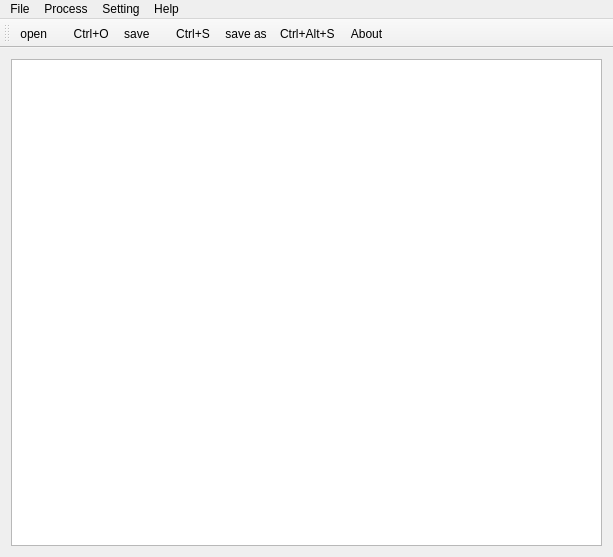
<?xml version="1.0" encoding="UTF-8"?>
<ui version="4.0">
 <class>MainWindow</class>
 <widget class="QMainWindow" name="MainWindow">
  <property name="geometry">
   <rect>
    <x>0</x>
    <y>0</y>
    <width>613</width>
    <height>557</height>
   </rect>
  </property>
  <property name="sizeIncrement">
   <size>
    <width>100</width>
    <height>100</height>
   </size>
  </property>
  <property name="baseSize">
   <size>
    <width>100</width>
    <height>100</height>
   </size>
  </property>
  <property name="cursor">
   <cursorShape>ArrowCursor</cursorShape>
  </property>
  <property name="focusPolicy">
   <enum>Qt::NoFocus</enum>
  </property>
  <property name="windowTitle">
   <string>PSP</string>
  </property>
  <property name="windowIcon">
   <iconset resource="resource.qrc">
    <normaloff>:/program_icon/image/app.png</normaloff>:/program_icon/image/app.png</iconset>
  </property>
  <property name="autoFillBackground">
   <bool>true</bool>
  </property>
  <widget class="QWidget" name="centralWidget">
   <property name="sizePolicy">
    <sizepolicy hsizetype="Fixed" vsizetype="Fixed">
     <horstretch>0</horstretch>
     <verstretch>0</verstretch>
    </sizepolicy>
   </property>
   <property name="minimumSize">
    <size>
     <width>613</width>
     <height>500</height>
    </size>
   </property>
   <layout class="QGridLayout" name="gridLayout">
    <item row="0" column="0">
     <widget class="QGraphicsView" name="ImageGraphicsView">
      <property name="cursor" stdset="0">
       <cursorShape>CrossCursor</cursorShape>
      </property>
     </widget>
    </item>
   </layout>
  </widget>
  <widget class="QMenuBar" name="menuBar">
   <property name="geometry">
    <rect>
     <x>0</x>
     <y>0</y>
     <width>613</width>
     <height>23</height>
    </rect>
   </property>
   <widget class="QMenu" name="menuFile">
    <property name="title">
     <string>File</string>
    </property>
    <addaction name="actionopen"/>
    <addaction name="actionsave"/>
    <addaction name="actionsave_as"/>
    <addaction name="actionexit"/>
   </widget>
   <widget class="QMenu" name="menuProcess">
    <property name="title">
     <string>Process</string>
    </property>
    <addaction name="actionSketch"/>
    <addaction name="actionCartoon"/>
    <addaction name="actionEvil"/>
   </widget>
   <widget class="QMenu" name="menuSetting">
    <property name="title">
     <string>Setting</string>
    </property>
    <widget class="QMenu" name="menuLanguage">
     <property name="title">
      <string>Language</string>
     </property>
     <addaction name="actionEnglish"/>
     <addaction name="actionChinese"/>
    </widget>
    <addaction name="menuLanguage"/>
   </widget>
   <widget class="QMenu" name="menuAbout">
    <property name="title">
     <string>Help</string>
    </property>
    <addaction name="actionAbout"/>
   </widget>
   <addaction name="menuFile"/>
   <addaction name="menuProcess"/>
   <addaction name="menuSetting"/>
   <addaction name="menuAbout"/>
  </widget>
  <widget class="QToolBar" name="mainToolBar">
   <attribute name="toolBarArea">
    <enum>TopToolBarArea</enum>
   </attribute>
   <attribute name="toolBarBreak">
    <bool>false</bool>
   </attribute>
   <addaction name="actionopen"/>
   <addaction name="actionsave"/>
   <addaction name="actionsave_as"/>
   <addaction name="actionAbout"/>
  </widget>
  <action name="actionopen">
   <property name="icon">
    <iconset resource="resource.qrc">
     <normaloff>:/menu_icon/image/file.png</normaloff>:/menu_icon/image/file.png</iconset>
   </property>
   <property name="text">
    <string>open        Ctrl+O</string>
   </property>
   <property name="shortcut">
    <string>Ctrl+O</string>
   </property>
  </action>
  <action name="actionsave">
   <property name="icon">
    <iconset resource="resource.qrc">
     <normaloff>:/menu_icon/image/save.png</normaloff>:/menu_icon/image/save.png</iconset>
   </property>
   <property name="text">
    <string>save        Ctrl+S</string>
   </property>
   <property name="shortcut">
    <string>Ctrl+S</string>
   </property>
  </action>
  <action name="actionsave_as">
   <property name="icon">
    <iconset resource="resource.qrc">
     <normaloff>:/menu_icon/image/save as.png</normaloff>:/menu_icon/image/save as.png</iconset>
   </property>
   <property name="text">
    <string>save as    Ctrl+Alt+S</string>
   </property>
   <property name="shortcut">
    <string>Ctrl+Alt+S</string>
   </property>
  </action>
  <action name="actionexit">
   <property name="icon">
    <iconset resource="resource.qrc">
     <normaloff>:/menu_icon/image/exit.png</normaloff>:/menu_icon/image/exit.png</iconset>
   </property>
   <property name="text">
    <string>exit          Ctrl+E</string>
   </property>
   <property name="shortcut">
    <string>Ctrl+E</string>
   </property>
  </action>
  <action name="actionSketch">
   <property name="icon">
    <iconset resource="resource.qrc">
     <normaloff>:/menu_icon/image/Sketch.png</normaloff>:/menu_icon/image/Sketch.png</iconset>
   </property>
   <property name="text">
    <string>Sketch</string>
   </property>
  </action>
  <action name="actionCartoon">
   <property name="icon">
    <iconset resource="resource.qrc">
     <normaloff>:/menu_icon/image/cartoon.png</normaloff>:/menu_icon/image/cartoon.png</iconset>
   </property>
   <property name="text">
    <string>Cartoon</string>
   </property>
  </action>
  <action name="actionEvil">
   <property name="icon">
    <iconset resource="resource.qrc">
     <normaloff>:/menu_icon/image/evil.png</normaloff>:/menu_icon/image/evil.png</iconset>
   </property>
   <property name="text">
    <string>Evil</string>
   </property>
  </action>
  <action name="actionEnglish">
   <property name="text">
    <string>English</string>
   </property>
  </action>
  <action name="actionChinese">
   <property name="text">
    <string>Chinese</string>
   </property>
  </action>
  <action name="actionAbout">
   <property name="icon">
    <iconset resource="resource.qrc">
     <normaloff>:/menu_icon/image/contacts.png</normaloff>:/menu_icon/image/contacts.png</iconset>
   </property>
   <property name="text">
    <string>About</string>
   </property>
  </action>
 </widget>
 <layoutdefault spacing="6" margin="11"/>
 <resources>
  <include location="resource.qrc"/>
 </resources>
 <connections/>
</ui>
